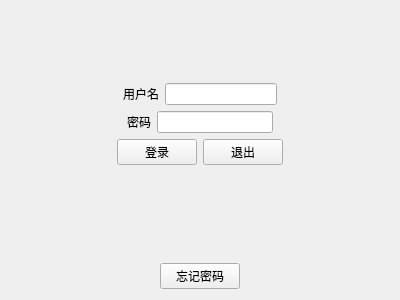
<?xml version="1.0" encoding="UTF-8"?>
<ui version="4.0">
 <class>LoginWidget</class>
 <widget class="QWidget" name="LoginWidget">
  <property name="geometry">
   <rect>
    <x>0</x>
    <y>0</y>
    <width>400</width>
    <height>300</height>
   </rect>
  </property>
  <property name="windowTitle">
   <string>Form</string>
  </property>
  <layout class="QVBoxLayout" name="verticalLayout">
   <item>
    <spacer name="verticalSpacer">
     <property name="orientation">
      <enum>Qt::Vertical</enum>
     </property>
     <property name="sizeHint" stdset="0">
      <size>
       <width>20</width>
       <height>40</height>
      </size>
     </property>
    </spacer>
   </item>
   <item>
    <layout class="QHBoxLayout" name="horizontalLayout">
     <item>
      <spacer name="horizontalSpacer">
       <property name="orientation">
        <enum>Qt::Horizontal</enum>
       </property>
       <property name="sizeHint" stdset="0">
        <size>
         <width>40</width>
         <height>20</height>
        </size>
       </property>
      </spacer>
     </item>
     <item>
      <widget class="QLabel" name="usrNameLbl">
       <property name="text">
        <string>用户名</string>
       </property>
      </widget>
     </item>
     <item>
      <widget class="QLineEdit" name="usrNameLEdit"/>
     </item>
     <item>
      <spacer name="horizontalSpacer_2">
       <property name="orientation">
        <enum>Qt::Horizontal</enum>
       </property>
       <property name="sizeHint" stdset="0">
        <size>
         <width>40</width>
         <height>20</height>
        </size>
       </property>
      </spacer>
     </item>
    </layout>
   </item>
   <item>
    <layout class="QHBoxLayout" name="horizontalLayout_2">
     <item>
      <spacer name="horizontalSpacer_3">
       <property name="orientation">
        <enum>Qt::Horizontal</enum>
       </property>
       <property name="sizeHint" stdset="0">
        <size>
         <width>40</width>
         <height>20</height>
        </size>
       </property>
      </spacer>
     </item>
     <item>
      <widget class="QLabel" name="pwdLbl">
       <property name="text">
        <string>密码</string>
       </property>
      </widget>
     </item>
     <item>
      <widget class="QLineEdit" name="pwdLEdit"/>
     </item>
     <item>
      <spacer name="horizontalSpacer_4">
       <property name="orientation">
        <enum>Qt::Horizontal</enum>
       </property>
       <property name="sizeHint" stdset="0">
        <size>
         <width>40</width>
         <height>20</height>
        </size>
       </property>
      </spacer>
     </item>
    </layout>
   </item>
   <item>
    <layout class="QHBoxLayout" name="horizontalLayout_3">
     <item>
      <spacer name="horizontalSpacer_7">
       <property name="orientation">
        <enum>Qt::Horizontal</enum>
       </property>
       <property name="sizeHint" stdset="0">
        <size>
         <width>40</width>
         <height>20</height>
        </size>
       </property>
      </spacer>
     </item>
     <item>
      <widget class="QPushButton" name="loginPBtn">
       <property name="text">
        <string>登录</string>
       </property>
      </widget>
     </item>
     <item>
      <widget class="QPushButton" name="exitPBtn">
       <property name="text">
        <string>退出</string>
       </property>
      </widget>
     </item>
     <item>
      <spacer name="horizontalSpacer_8">
       <property name="orientation">
        <enum>Qt::Horizontal</enum>
       </property>
       <property name="sizeHint" stdset="0">
        <size>
         <width>40</width>
         <height>20</height>
        </size>
       </property>
      </spacer>
     </item>
    </layout>
   </item>
   <item>
    <widget class="QLabel" name="pwdChkRetLbl">
     <property name="text">
      <string/>
     </property>
     <property name="alignment">
      <set>Qt::AlignCenter</set>
     </property>
    </widget>
   </item>
   <item>
    <spacer name="verticalSpacer_2">
     <property name="orientation">
      <enum>Qt::Vertical</enum>
     </property>
     <property name="sizeHint" stdset="0">
      <size>
       <width>20</width>
       <height>40</height>
      </size>
     </property>
    </spacer>
   </item>
   <item>
    <layout class="QHBoxLayout" name="horizontalLayout_4">
     <item>
      <spacer name="horizontalSpacer_5">
       <property name="orientation">
        <enum>Qt::Horizontal</enum>
       </property>
       <property name="sizeHint" stdset="0">
        <size>
         <width>40</width>
         <height>20</height>
        </size>
       </property>
      </spacer>
     </item>
     <item>
      <widget class="QPushButton" name="forgetPwdPBtn">
       <property name="text">
        <string>忘记密码</string>
       </property>
      </widget>
     </item>
     <item>
      <spacer name="horizontalSpacer_6">
       <property name="orientation">
        <enum>Qt::Horizontal</enum>
       </property>
       <property name="sizeHint" stdset="0">
        <size>
         <width>40</width>
         <height>20</height>
        </size>
       </property>
      </spacer>
     </item>
    </layout>
   </item>
  </layout>
 </widget>
 <resources/>
 <connections/>
</ui>
